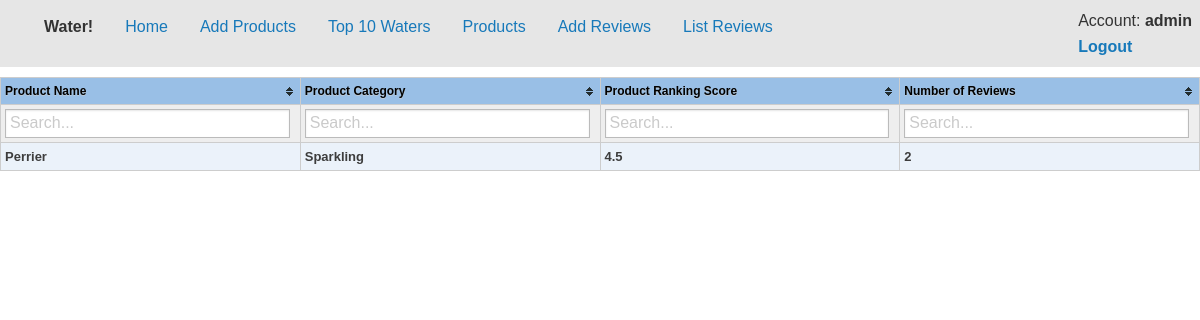
/products (signed in), run on the app's committed database.
### AddWater/models.py (models this page shows, shortened)
class Products(models.Model):
    ProductName = models.CharField(max_length=100)
    CATEGORY_CHOICES = (
        ('Sparkling', 'Sparkling'),
        ('Flat', 'Flat'),
    )
    ProductCategory = models.CharField(max_length=9, choices=CATEGORY_CHOICES)
    ProductTotalScore = models.PositiveSmallIntegerField()
    NumberofReviews = models.PositiveSmallIntegerField()

### AddWater/views.py (the view)
# urls.py: url(r'^products$', views.products, name='products'),
def products(request):
    productsByName = Products.objects.order_by('ProductName')
    productsByScore = Products.objects.order_by('-ProductTotalScore')
    for element in productsByScore:
        if element.NumberofReviews != 0:
            element.ProductTotalScore = element.ProductTotalScore / element.NumberofReviews
    for element in productsByName:
        if element.NumberofReviews != 0:
            element.ProductTotalScore = element.ProductTotalScore / element.NumberofReviews
    context = {
        'title': "Home",
        'content': productsByName,
        'scoreSort': productsByScore
    }
    return render(request, 'products.html', context)

### AddWater/templates/products.html (shortened to what this page needs)
{% extends "home.html" %}
{% block content %}
    <table id="prodTable" class="tablesorter">
    <thead>
    <tr>
        <th>Product Name</th>
        <th>Product Category</th>
        <th>Product Ranking Score</th>
        <th>Number of Reviews</th>
    </tr>
    </thead>
    <tbody>
{% for element in content %}
    <tr>
    <div id="{{ element.ProductName }}">
            <td> {{ element.ProductName }}</td>
            <td> {{ element.ProductCategory }}</td>
            <td> {{ element.ProductTotalScore }}</td>
            <td> {{ element.NumberofReviews }}</td>
    </div>
    </tr>
    {% endfor %}
    </tbody>
    </table>
{% endblock %}

### AddWater/templates/base.html (shortened to what this page needs)
<!DOCTYPE html>
<html>
  <head>
  {% block head %}
  {% endblock %}
  </head>
  <body>
  <div class="top-bar">
  <div class="top-bar-left">
    <ul class="dropdown menu" data-dropdown-menu>
      <li class="menu-text">Water!</li>
     <li><a href="/">Home</a></li>
      <li><a href="/addproduct">Add Products</a></li>
      <li><a href="/top10">Top 10 Waters</a></li>
      <li><a href="/products">Products</a></li>
      <li><a href="/addReview">Add Reviews</a></li>
      <li><a href="/displayreviews">List Reviews</a></li>
    </ul>
  </div>
  <div class="top-bar-right">
        <ul class="dropdown menu" data-dropdown-menu>
          {% if user.is_authenticated %}
          <li>Account: <b>{{request.user.username}}<b></li>
          <li><a href="/logout/">Logout</a></li>
          {% else %}
          <li><a href="/login/">Log In</a></li>
          {% endif %}
        </ul>
      </div>
</div>
    {% block content %}
    {% endblock %}
  </body>
</html>

### AddWater/static/css/theme.blue.css (style rules this page uses)
.tablesorter-blue { width: 100%; background-color: #fff; margin: 10px 0 15px; text-align: left; border-spacing: 0; border: #cdcdcd 1px solid; border-width: 1px 0 0 1px; }
.tablesorter-blue th, .tablesorter-blue td { border: #cdcdcd 1px solid; border-width: 0 1px 1px 0; }
.tablesorter-blue th, .tablesorter-blue thead td { font: 12px/18px Arial, Sans-serif; font-weight: bold; color: #000; background-color: #99bfe6; border-collapse: collapse; padding: 4px; text-shadow: 0 1px 0 rgba(204, 204, 204, 0.7); }
.tablesorter-blue tbody td, .tablesorter-blue tfoot th, .tablesorter-blue tfoot td { padding: 4px; vertical-align: top; }
.tablesorter-blue .header, .tablesorter-blue .tablesorter-header { background-repeat: no-repeat; background-position: center right; padding: 4px 18px 4px 4px; white-space: normal; cursor: pointer; }
.tablesorter-blue td { color: #3d3d3d; background-color: #fff; padding: 4px; vertical-align: top; }
.tablesorter-blue tbody tr.odd > td { background-color: #ebf2fa; }

### AddWater/static/css/jq.css (style rules this page uses)
html { box-sizing: border-box; }
*, *:before, *:after { box-sizing: inherit; }
body,div,h1 { font-family:'trebuchet ms', verdana, arial;margin:0;padding:0; }
body { background-color:#fff;color:#333;margin:0;padding:0; }
table th { vertical-align:top; }
ul { list-style:square;padding-left:20px; }
table, p.small,.smallcode code { font-size:small; }

### data on the page
Products: ProductName "Perrier", ProductCategory "Sparkling", ProductTotalScore "4.5", NumberofReviews "2"

### other printed values
{{ request.user.username }} "admin"
